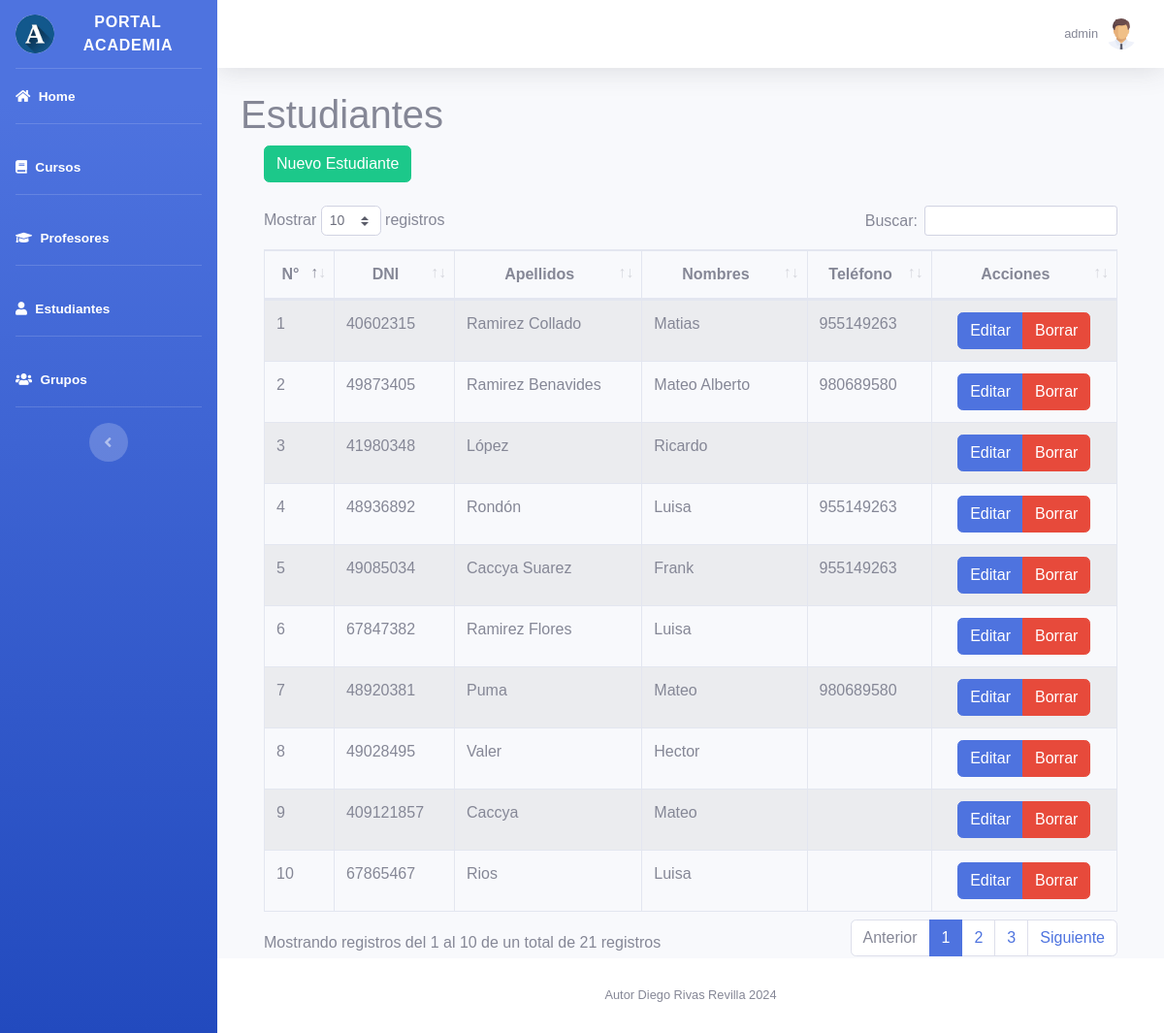
/dashboard/estudiantes.php (signed in), run on the app's committed database.
### tables this page shows
CREATE TABLE IF NOT EXISTS `estudiantes` (
  `id_estudiante` int(11) NOT NULL AUTO_INCREMENT,
  `DNI_estudiante` varchar(15) NOT NULL,
  `nombres_estudiante` varchar(20) NOT NULL,
  `apellidos_estudiante` varchar(20) NOT NULL,
  `telefono_estudiante` varchar(15) NOT NULL,
  `correo_estudiante` varchar(20) NOT NULL,
  `fecha_inicio_estudiante` date NOT NULL,
  PRIMARY KEY (`id_estudiante`)
);

### dashboard/estudiantes.php (the view, shortened to what this page needs)
<?php require_once "vistas/parte_superior.php"?>
<div class="container">
    <h1>Estudiantes</h1>
    <?php
        $objeto = new Conexion();
        $conexion = $objeto->Conectar();
        $consulta = "SELECT * FROM estudiantes";
        $resultado = $conexion->prepare($consulta);
        $resultado->execute();
        $data=$resultado->fetchAll(PDO::FETCH_ASSOC);
    ?>
    <div class="container">
            <div class="row">
                <div class="col-lg-12">
                    <button id="btnNuevoEstudiante" type="button" class="btn btn-success">Nuevo Estudiante</button>
                </div>
            </div>
    </div>
        <br>
    <div class="container">
        <div class="row">
                <div class="col-lg-12">
                    <div class="table-responsive">
                        <table id="tablaEstudiantes"
                            class="table table-striped table-bordered table-condensed"
                            style="width:100%">
                            <thead class="text-center">
                                <tr>
                                    <th>N°</th>
                                    <th>DNI</th>
                                    <th>Apellidos</th>
                                    <th>Nombres</th>
                                    <th>Teléfono</th>
                                    <th>Acciones</th>
                                </tr>
                            </thead>
                            <tbody>
                                <?php
                                $contador = 1;
                                foreach($data as $dat) {
                                ?>
                                <tr  data-id="<?php echo $dat['id_estudiante'] ?>">
                                    <td><?php echo $contador ?></td>
                                    <td><?php echo $dat['DNI_estudiante'] ?></td>
                                    <td><?php echo $dat['apellidos_estudiante'] ?></td>
                                    <td><?php echo $dat['nombres_estudiante'] ?></td>
                                    <td><?php echo $dat['telefono_estudiante'] ?></td>
                                    <td></td>
                                </tr>
                                <?php
                                    $contador++;
                                    }
                                ?>
                            </tbody>
                        </table>
                    </div>
                </div>
        </div>
    </div>
</div>
<?php require_once "vistas/parte_inferior.php"?>
</body>
</html>

### dashboard/css/custom.css (style rules this page uses)
body { background:#000000; font-family: 'Raleway', sans-serif; }

### data on the page
estudiantes: DNI_estudiante "40602315", apellidos_estudiante "Ramirez Collado", nombres_estudiante "Matias", telefono_estudiante "955149263"
estudiantes: DNI_estudiante "49873405", apellidos_estudiante "Ramirez Benavides", nombres_estudiante "Mateo Alberto", telefono_estudiante "980689580"
estudiantes: DNI_estudiante "41980348", apellidos_estudiante "López", nombres_estudiante "Ricardo"
estudiantes: DNI_estudiante "48936892", apellidos_estudiante "Rondón", nombres_estudiante "Luisa", telefono_estudiante "955149263"
estudiantes: DNI_estudiante "49085034", apellidos_estudiante "Caccya Suarez", nombres_estudiante "Frank", telefono_estudiante "955149263"
estudiantes: DNI_estudiante "67847382", apellidos_estudiante "Ramirez Flores", nombres_estudiante "Luisa"
estudiantes: DNI_estudiante "48920381", apellidos_estudiante "Puma", nombres_estudiante "Mateo", telefono_estudiante "980689580"
estudiantes: DNI_estudiante "49028495", apellidos_estudiante "Valer", nombres_estudiante "Hector"
estudiantes: DNI_estudiante "409121857", apellidos_estudiante "Caccya", nombres_estudiante "Mateo"
estudiantes: DNI_estudiante "67865467", apellidos_estudiante "Rios", nombres_estudiante "Luisa"

### other printed values
$_SESSION["s_usuario"] "admin"
